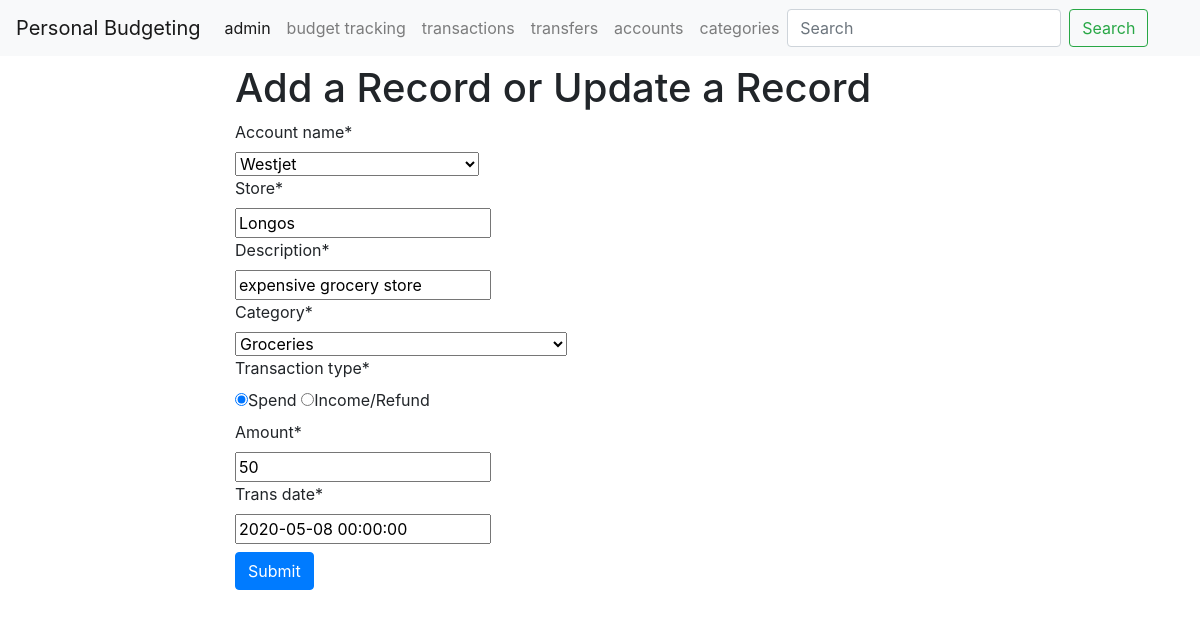
The page /transactions/160/update on the database its author committed.
### accounts/models.py (models this page shows)
class Account(models.Model):
    account_name = models.CharField (max_length = 200)
    account_type = models.CharField (max_length = 200)
    initial_balance = models.FloatField()
    date = models.DateTimeField()
    def __str__(self):
       return '%s' %(self.account_name)

### transactions/models.py (models this page shows, shortened)
class Transaction(models.Model):
    store = models.CharField(max_length=200)
    description = models.CharField(max_length=200)
    amount = models.FloatField()
    trans_date = models.DateTimeField()
    category = models.ForeignKey(Category, on_delete=models.CASCADE)
    account_name = models.ForeignKey(Account, on_delete=models.CASCADE)

### categories/models.py (models this page shows, shortened)
class Category(models.Model):
    master_category = models.CharField(max_length=200, default='none')
    category = models.CharField(max_length=200)
    def __str__(self):
        return self.category

### transactions/views.py (the view, shortened to what this page needs)
# urls.py: path('<int:pk>/update', TransactionUpdate.as_view(), name='transaction-update'),
class TransactionUpdate (UpdateView):
    template_name = 'transactions/transaction_form.html'
    form_class = UpdateTransactionForm
    success_url = reverse_lazy('transaction-index')
    model = Transaction

### transactions/forms.py (shortened to what this page needs)
class UpdateTransactionForm(forms.ModelForm):
    CHOICES = [('spend', 'Spend'), ('income', 'Income/Refund')]
    transaction_type = forms.ChoiceField(
        choices = CHOICES, # this is optional
        widget = forms.RadioSelect,
        initial ='spend'
    )
    class Meta:
        model = Transaction
        fields =('account_name','store','description','category','transaction_type','amount', 'trans_date')
        widgets = {
            'trans_date': DatePickerInput(), # default date-format %m/%d/%Y will be used
        }

### templates/transactions/transaction_form.html (shortened to what this page needs)
{% extends 'base.html' %}
{% load crispy_forms_tags %}
{% block content %}
<div class="container">
      <div class="row justify-content-center">
        <div class="col-8">
          <h1 class="mt-2">Add a Record or Update a Record</h1>
  <form method="post">
    {{ form|crispy }}
    <button type="submit" class="btn btn-primary">Submit</button>
  </form>
{% endblock %}

### rows shown on the page
Account: account_name "Westjet"
Transaction: store "Longos", description "expensive grocery store", amount "50", trans_date "2020-05-08 00:00:00"
Category: category "Groceries"
